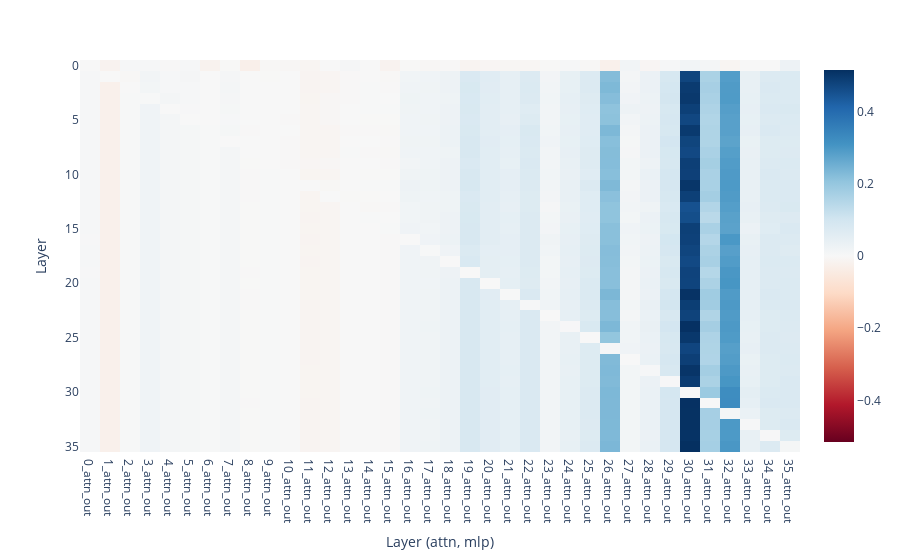

The notebook cell saved with this chart:
### Code cell


### Figure 1 — Plotly figure (JSON) as saved in the notebook; plotly's stock layout.template omitted (floating-point values rounded to 4 significant figures; data arrays with more than 128 entries replaced by an {"elided": "..."} marker saying what was removed)
{"data": [{"coloraxis": "coloraxis", "hovertemplate": "Layer (attn, mlp): %{x}<br>Layer: %{y}<br>color: %{z}<extra></extra>", "name": "0", "type": "heatmap", "x": ["0_attn_out", "1_attn_out", "2_attn_out", "3_attn_out", "4_attn_out", "5_attn_out", "6_attn_out", "7_attn_out", "8_attn_out", "9_attn_out", "10_attn_out", "11_attn_out", "12_attn_out", "13_attn_out", "14_attn_out", "15_attn_out", "16_attn_out", "17_attn_out", "18_attn_out", "19_attn_out", "20_attn_out", "21_attn_out", "22_attn_out", "23_attn_out", "24_attn_out", "25_attn_out", "26_attn_out", "27_attn_out", "28_attn_out", "29_attn_out", "30_attn_out", "31_attn_out", "32_attn_out", "33_attn_out", "34_attn_out", "35_attn_out"], "xaxis": "x", "yaxis": "y", "z": {"elided": "36x36 float values"}}], "layout": {"autosize": true, "coloraxis": {"cmid": 0, "colorscale": [[0, "rgb(103,0,31)"], [0.1, "rgb(178,24,43)"], [0.2, "rgb(214,96,77)"], [0.3, "rgb(244,165,130)"], [0.4, "rgb(253,219,199)"], [0.5, "rgb(247,247,247)"], [0.6, "rgb(209,229,240)"], [0.7, "rgb(146,197,222)"], [0.8, "rgb(67,147,195)"], [0.9, "rgb(33,102,172)"], [1, "rgb(5,48,97)"]]}, "margin": {"t": 60}, "xaxis": {"anchor": "y", "autorange": true, "constrain": "domain", "domain": [0, 1], "range": [-0.5, 35.5], "scaleanchor": "y", "title": {"text": "Layer (attn, mlp)"}, "type": "category"}, "yaxis": {"anchor": "x", "autorange": true, "constrain": "domain", "domain": [0, 1], "range": [35.5, -0.5], "title": {"text": "Layer"}}}}
